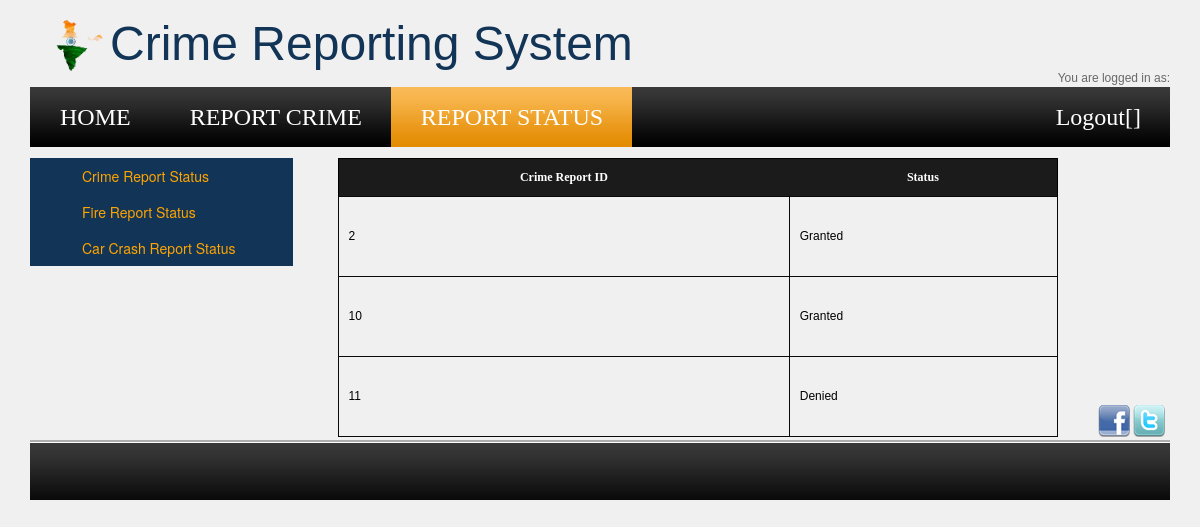
The app's page /report_status.php (signed in) with its own data.
### tables this page shows
CREATE TABLE `crime_status` (
  `crime_id` int(5) NOT NULL,
  `status` varchar(10) NOT NULL
);

### php/classes/db.php (the view, shortened to what this page needs)
<?php
	class pdo_database{
		private $db_conn;
		public function __construct(){
			try{
			$this ->db_conn = new PDO('mysql:host=localhost;dbname=station',"root","");
			return $this->db_conn;
			}
			catch(PDOException $e){
				echo "Could not connect to database. Check you database parameters";
			}
		}
		public function getCrimeStatus(){
			$sql = "SELECT crime_id, status FROM crime_status";
			$stmt = $this -> db_conn ->prepare($sql);
			$results = $stmt -> execute();
			if($results){
				$rows = $stmt->fetchAll(PDO::FETCH_ASSOC);
			if(count($rows) > 0){
				foreach($rows as $row){
					echo '<tr>';
					echo '<td class="carry-up">'.$row['crime_id'].'</td>';
					echo '<td class="carry-up">'.$row['status'].'</td>';
			}
		 }
			}
			return;
		}
	}
 ?>

### css/bootswatch.css (style rules this page uses)
body { padding-top:50px;background-color:#f0f0f0; }

### css/stylesheet.css (style rules this page uses)
body { font-family:Arial, Helvetica, sans-serif; font-size:12px; background: #f0f0f0; color: #696969; }

### report_status.php (style rules this page uses)
table tr td { border:1px solid #090909; padding:10px; font-family:Verdana, Geneva, Arial, Helvetica, sans-serif; color:#000000; }
table tr td.carry-up { height:80px; }

### records on screen
crime_status: crime_id "2", status "Granted"
crime_status: crime_id "10", status "Granted"
crime_status: crime_id "11", status "Denied"
